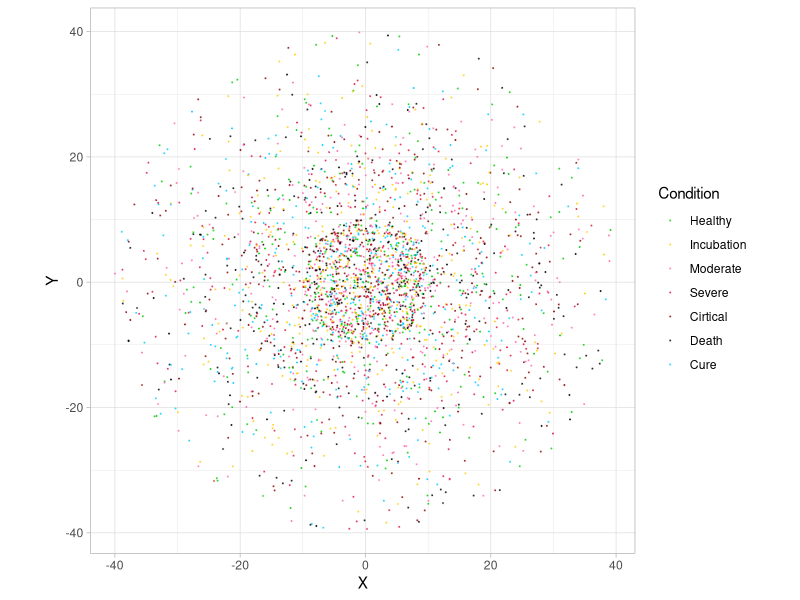
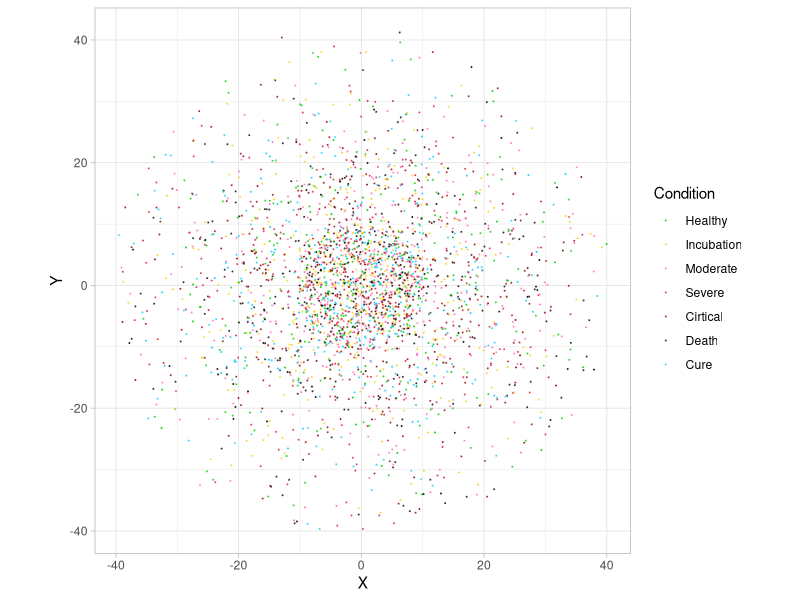
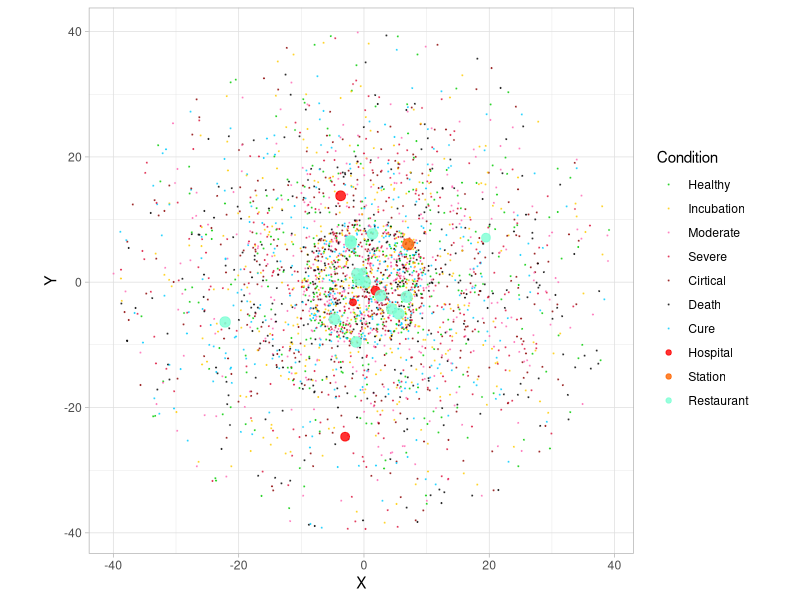

The R source for these figures, in order:
## ---- chunk 1
knitr::opts_chunk$set(echo = TRUE)
## ---- chunk 2
library(tidyverse)
library(ggplot2)
library(gganimate)
library(magick)
library(proxy)

my_theme = theme_light() + theme(plot.title = element_text(hjust = 0.5), plot.subtitle = element_text(hjust = 0.5))
## ---- chunk 3
# N: Total number of points
# R: A vector of radius
# P: A vector of the proportion of points in each ring area
# Time: The number of days (running times)
# pc: Probability of being infected
# transform_probability: A data frame contains the probability of symptom changes
# speed: A vector of movement speed of points with different symptoms
# Num_public: A number indicates the number of public places
# Hospital_capacity: A decimal indicates the ratio of hospital capacity


N = 3000
# R need to be decreasing
R = c(40,30,20,10)
# P should be the value corresponding to R
P = c(1,2,3,4)
Times = 60
pc = 0.1
transform_probability = data.frame(ease = c(0.2,0.15,0.1), worsen = c(0.3,0.5,0.8))
rownames(transform_probability) = 3:5
speed = c(1, 1, 0.9, 0.6, 0.2, 0, 1)
Num_public = 20
Hospital_capacity = 0.01
## ---- chunk 4
calculate_alpha = function(N, R, P, c){
  # N: Total number of points
  # R: A vector of radius
  # P: A vector of the proportion of points in each ring area
  # c: Correction coefficient
  
  L = length(R)
  population = P/sum(P)*N
  S = R^2
  area = S - c(S[2:L],0)
  density = population/area
  ratio = density / c(0, density[1:(L-1)])
  alpha = 1/ratio*c
  
  return(alpha)
}
## ---- chunk 5
# alpha: A vector of probability of being able to get out of the wall

# alpha should be the value corresponding to R
# This 1.25 is calculate by whole_data when only calculate step 1 to 4
# To let the number of points in each ring after 300 runnings is still the same 
alpha = calculate_alpha(N, R, P, 1.25)
## ---- chunk 6
random_point_circle = function(R, N, x_center = 0, y_center = 0){
  # R: Radiu
  # N: Number of points
  
  if(length(R) != 1)
    stop('Length of R is not 1 in random_point_circle!')
  if(length(N) != 1)
    stop('Length of N is not 1 in random_point_circle!')
  if(N == 0)
    return(data.frame(X = NULL, Y = NULL))
  
  U = runif(N, 0, R^2)
  A = runif(N, 0 ,2*pi)
  X = sqrt(U)*cos(A) + x_center
  Y = sqrt(U)*sin(A) + y_center
  return(data.frame(X = X, Y = Y))
}
## ---- chunk 7
intialize_points = function(N, R, P){
  # N: Total number of points
  # R: A vector of radius
  # P: A vector of the proportion of points in each ring area
  
  if(length(N) != 1)
    stop('Length of N is not 1 in intialize_points!')
  if(length(R) != length(P))
    stop('R and P have different length in intialize_points!')
  if(length(R) == 0)
    stop('Length of R is 0 in intialize_points!')
  
  L = length(R)
  S = R^2
  
  S = S/sum(S)
  P = P/sum(P)
  
  if(mean(P/S == sort(P/S)) != 1)
    stop('The proportion of area is not increasing in intialize_points!')
  
  data = data.frame(X = NULL, Y = NULL)
  
  number_of_points = rep(0, L)
  for(i in 1:L){
    total_area = S[i]
    if(i == L){
      current_area = S[i]
    } else{
      current_area = S[i]-S[i+1]
    }
    need_points = P[i]*N - number_of_points[i]
    generate_points = round(need_points / current_area * total_area)
    data = rbind(data, random_point_circle(R[i],  generate_points))
    if(i == L){
      number_of_points[L] = number_of_points[L] + generate_points 
    } else{
      number_of_points[i:L] = number_of_points[i:L] + round((S[i:L] - c(S[(i+1):L],0)) / total_area * generate_points)
    }

  }
  
  return(list(data, number_of_points))
}
## ---- chunk 8
intialize = intialize_points(N, R, P)
data = intialize[[1]]
# To check if the number of data is right
number_of_points = intialize[[2]]
number_of_points
P/sum(P)*N
## ---- chunk 9
# To check the number of data in each ring
check_data = data %>% mutate(Radiu = sqrt(X^2+Y^2))
check_data %>% filter(Radiu<R[1]) %>% nrow()
check_data %>% filter(Radiu<R[2]) %>% nrow()
check_data %>% filter(Radiu<R[3]) %>% nrow()
check_data %>% filter(Radiu<R[4]) %>% nrow()
## ---- chunk 10
plot_points = function(data, condition){
  # data: A Data frame contains X and Y in first 2 column
  # condition: A vector contains 7 factors of illness
  
  c = colnames(data)
  if(c[1] != 'X' | c[2] != 'Y')
    stop('Wrong name in data in plot_points!')
  
  if(nrow(data) != length(condition %>% unlist))
    stop('Wrong nrow of condition in plot_points!')
  
  t = tibble(X = data$X, Y = data$Y, condition = factor(condition, levels = 1:7))
  g = t %>%
    ggplot(aes(x = X, y = Y, color = condition)) + 
    geom_point(size = 0.1, alpha = 0.6) + 
    scale_color_manual(values = c('#00CC00', '#FFCC00', '#FF69B4', '#DC143C', '#8B0000', '#000000', '#00CCFF'), labels = c('Healthy', 'Incubation', 'Moderate', 'Severe', 'Cirtical', 'Death', 'Cure'), name = 'Condition') + 
    coord_fixed() + 
    my_theme
  g
}
## ---- chunk 11
# Condition meaning and color
# 1: Healthy, '#00CC00', Electric Green
# 2: Incubation period, '#FFCC00', Tangerine Yellow
# 3: Moderate, '#FF69B4', Hot Pink
# 4: Severe, '#DC143C', Crimson
# 5: Cirtical, '#8B0000', Dark Red
# 6: Death, '#000000', Black
# 7: Cure, '#00CCFF', Deep Sky Blue

test_condition = sample(1:7, N, replace = TRUE) 
plot_points(data, test_condition)
## ---- chunk 12
random_walk = function(data, v){
  # data: A Data frame contains X and Y in first 2 column
  # v: A vector contains the speed of points
  
  N = nrow(data)
  if(N != length(v %>% unlist))
    stop('Wrong nrow of v in Random_Walk!')
  
  distance = rnorm(N, v, sd = v/1.5)
  distance[distance < 0] = 0
  
  A = runif(N, 0 ,2*pi)
  data$X = data$X + distance * cos(A)
  data$Y = data$Y + distance * sin(A)
  
  return(data)
}
## ---- chunk 13
v = rnorm(N, 1, 0.5)
v[v < 0] = 0
new_data = random_walk(data, v)
plot_points(new_data, test_condition)
## ---- chunk 14
through_wall = function(last_data, new_data, R, alpha){
  # last_data: A data frame contains X and Y which is last position
  # new_data: A data frame contains X and Y which is new position
  # R: A vector of radius
  # alpha: A vector of probability of being able to get out of the wall
  
  last_R = sqrt(last_data$X^2 + last_data$Y^2)
  new_R = sqrt(new_data$X^2 + new_data$Y^2)
  
  R0 = c(Inf, R, 0)
  last_R0 = cut(last_R, breaks = R0, labels = (length(R)+1):1) %>% as.numeric()
  new_R0 = cut(new_R, breaks = R0, labels = (length(R)+1):1) %>% as.numeric()
  
  # wall_level: for example, R = c(40,30,20,10)
  # 1. R<10
  # 2. 10<R<20
  # 3. 20<R<30
  # 4. 30<R<40
  # 5. R>40
  
  index = which(last_R0 < new_R0)
  wall_level = last_R0[index]
  
  # To make sure alpha[1] is the wall_level 1's probability
  alpha0 = rev(alpha)
  alpha_all = alpha0[wall_level]
  
  U = runif(length(index), 0 ,1)
  
  index_run = which(U > alpha_all)
  wall_level_run = wall_level[index_run]
  index_run = index[index_run]
  
  distance = new_data[index_run,c('X', 'Y')] - last_data[index_run,c('X', 'Y')]
  distance = sqrt(distance$X^2 + distance$Y^2)
  
  R1 = last_R[index_run]
  R2 = new_R[index_run]
  rest_distance = distance/(R1+R2)*R2
  
  ratio = (1-2*rest_distance/new_R[index_run])
  ratio = ifelse(ratio < -0.5, -0.5, ratio)
  
  new_data[index_run,] = new_data[index_run,] * ratio
  
  return(new_data)
}
## ---- chunk 15
initialize_infector = function(condition, n){
  # condition: A data frame contains the condition of points, from 1 to 7, and duration.
  # n : Number of infectors in first day
  
  index = sample(1:nrow(condition), n, replace = FALSE)
  condition[index, 1] = 2
  
  return(condition)
}
## ---- chunk 16
pairwise_dist = function(data1, data2){
  # data1: A data frame contains X and Y which is the position
  # data2: A data frame contains X and Y which is the position
  
  Dist_matrix = as.matrix(proxy::dist(data1, data2))
  
  return(Dist_matrix)
}
## ---- chunk 17
infection = function(data, v, condition){
  # data: A data frame contains X and Y which is the position
  # v: A vector contains the speed of points
  # condition: A data frame contains the condition of points, from 1 to 7, and duration.

  incubation_infection = ifelse(condition$duration > 3, 1, 0)
  incubation_index = which(condition$condition == 2)
  
  # Condition infection speed
  # 1: Healthy, 0
  # 2: Incubation period, 1 if duration > 3, 0 else
  # 3: Moderate, 1
  # 4: Severe, 1.5
  # 5: Cirtical, 2
  # 6: Death, 0
  # 7: Cure, 0
  
  infection_speed = sapply(condition$condition, function(x) switch(x, '1' = 0,'2' = 1, '3' = 1, '4' = 1.5, '5' = 2, '6' = 0, '7' =  0))
  infection_speed[incubation_index] = infection_speed[incubation_index] * incubation_infection[incubation_index]
  
  infection_index = which(infection_speed > 0)
  infection_length = length(infection_index)
  canbe_infected_index = which(condition$condition == 1)
  canbe_infected_length = length(canbe_infected_index)
  
  if(infection_length == 0)
    return(condition)
  
  distance = pairwise_dist(data[infection_index,], data[canbe_infected_index,])
  
  infection_change = function(condition2, r = 1, pc){
    
    infection_radius = v[infection_index] * infection_speed[infection_index] * r
    infection_radius = matrix(rep(infection_radius, canbe_infected_length), nr = infection_length)
    
    possible_infection = which(distance<infection_radius, arr.ind = TRUE)
    possible_infection = possible_infection[,2] %>% unique()
  
    U = runif(length(possible_infection), 0, 1)
  
    confirmed_infection = possible_infection[U < pc]
    confirmed_infection = colnames(distance)[confirmed_infection] %>% as.numeric()
    
    condition2[confirmed_infection, ] = data.frame(condition = 2, duration = 0)
    
    return(condition2)
  }
  
  condition = infection_change(condition, 1, pc)
  condition = infection_change(condition, 2, pc/4)
  
  return(condition)
}
## ---- chunk 18
symptom_change = function(condition, v, new_condition, new_v, now, ease, worsen, nochange_day = 3){
  index = which(condition$condition == now & condition$duration > nochange_day)
  l = length(index)
  
  U = runif(l, 0 ,1)
  ease_index = index[U < transform_probability[as.character(now),1]]
  worsen_index = index[U > 1-transform_probability[as.character(now),2]]
    
  new_condition[ease_index,] = data.frame(condition = ease, duration = 0)
  new_condition[worsen_index,] = data.frame(condition = worsen, duration = 0)
  new_v[ease_index] = v[ease_index] * speed[ease]/speed[now]
  new_v[worsen_index] = v[worsen_index] * speed[worsen]/speed[now]
    
  return(list(new_condition, new_v))
}
## ---- chunk 19
condition_change = function(condition, v, transform_probability, speed){
  # condition: A data frame contains the condition of points, from 1 to 7, and duration.
  # v: A vector contains the speed of points
  # transform_probability: A data frame contains the probability of symptom changes
  # speed: A vector of movement speed of points with different symptoms
  
  new_condition = condition
  new_v = v
  
  # End of incubation period, condition 2->3
  incubation_index = which(condition$condition == 2)
  incubation_length = length(incubation_index)
  
  U = rnorm(incubation_length, 7, 2)
  symptom_date = ifelse(U < 3 ,3, U)
  symptom_index = incubation_index[condition$duration[incubation_index] > symptom_date]
  
  new_condition[symptom_index,] = data.frame(condition = 3, duration = 0)
  new_v[symptom_index] = v[symptom_index] * speed[3]/speed[2]
  
  # End of a symptom period, condition 3,4,5 -> (7,4) (3,5) (4,6)
  temp = symptom_change(condition, v, new_condition, new_v, 3, 7, 4)
  new_condition = temp[[1]]
  new_v = temp[[2]]
  
  temp = symptom_change(condition, v, new_condition, new_v, 4, 3, 5)
  new_condition = temp[[1]]
  new_v = temp[[2]]
  
  temp = symptom_change(condition, v, new_condition, new_v, 5, 6, 4)
  new_condition = temp[[1]]
  new_v = temp[[2]]
  
  return(list(new_condition, new_v))
}
## ---- chunk 20
random_public_place = function(R, class, capacity, x_center = 0, y_center = 0){
  # R: Radiu
  # class: A number indicates the category of public_place
  # capacity: A number indicates the number of maximum points in this place
  
  if(length(R) != 1)
    stop('Length of R is not 1 in random_public_place!')
  if(!class %in% 1:3)
    stop('Class is not right in random_public_place!')
  if(capacity <= 0)
    stop('Capacity is not right in random_public_place!')
  
  # class:
  # 1: Hospital, To increase the probability of healing
  # 2: Train Station: To let people leave and come
  # 3: Restaurant/School/Supermarket: Crowded locations
  
  A = runif(1, 0 ,2*pi)
  X = R*cos(A) + x_center
  Y = R*sin(A) + y_center
  return(data.frame(X = X, Y = Y, Class = class, Capacity = capacity))
}
## ---- chunk 21
intialize_public_place = function(R, P, N, Num_public,Hospital_capacity){
  # N: Total number of points
  # R: A vector of radius
  # P: A vector of the proportion of points in each ring area
  # Num_public: A number indicates the number of public places
  # Hospital_capacity: A decimal indicates the ratio of hospital capacity
  
  if(Num_public < 2)
    stop('The number of public place is too less in intialize_public_place!')
  if(Hospital_capacity > 1 | Hospital_capacity < 0)
    stop('The capacity of hospital is wrong in intialize_public_place!')
  
  data_public = data.frame(X = NULL, Y = NULL, Class = NULL, Capacity = NULL)
  
  L = length(R)
  population = P/sum(P)*N
  S = R^2
  area = S - c(S[2:L],0)
  density = population/area
  density = density/sum(density)
  density_cumsum = c(0, cumsum(density))
  
  U = runif(1, 0, 1)
  data_station = random_public_place(R[L]*U, 2, N/100)
  data_public = rbind(data_public, data_station)
  
  num_hospital = ceiling((Num_public-1)/5)
  num_school = Num_public - 1 - num_hospital
  
  build_public = function(class2, capacity2, num2){
    
    data_public2 = data.frame(X = NULL, Y = NULL, Class = NULL, Capacity = NULL)
    
    capacity_hospital_num = capacity2/num2
    capacity_hospital_num = rnorm(num2, capacity_hospital_num, capacity_hospital_num/3)
    capacity_hospital_num[capacity_hospital_num<1] = 1
    capacity_hospital_num = round(capacity_hospital_num)
    
    U = runif(num2, 0 ,1)
    pos_hospital = sapply(U, function(x) mean(x>density_cumsum)*(L+1))
    
    U = runif(num2, 0 ,1)
    for(i in 1:num2){
      R0 = c(R, 0)
      R_i = (R0[pos_hospital[i]] - R0[pos_hospital[i]+1])*U[i] + R0[pos_hospital[i]+1]
      data_hospital = random_public_place(R_i, class2, capacity_hospital_num[i])
      data_public2 = rbind(data_public2, data_hospital)
    }
    return(data_public2)
  }
  
  data_hospital = build_public(1, N*Hospital_capacity, num_hospital)
  data_school = build_public(3, N*Hospital_capacity*10, num_school)
  
  data_public = rbind(data_public, data_hospital)
  data_public = rbind(data_public, data_school)
  
  return(data_public)
}
## ---- chunk 22
plot_points = function(data, condition, data_public){
  # data: A data frame contains X and Y in first 2 column
  # condition: A vector contains 7 factors of illness
  # data_public: A data frame contains X, Y, class and condition.
  
  c = colnames(data)
  if(c[1] != 'X' | c[2] != 'Y')
    stop('Wrong name in data in plot_points!')
  
  if(nrow(data) != length(condition %>% unlist))
    stop('Wrong nrow of condition in plot_points!')
  
  data_public$Class = factor(data_public$Class, levels = 1:3, labels = c('Hospital', 'Station', 'Restaurant'))
  
  t = tibble(X = data$X, Y = data$Y, condition = factor(condition, levels = 1:7))
  g = t %>%
    ggplot(aes(x = X, y = Y, color = condition)) + 
    geom_point(size = 0.1, alpha = 0.6) + 
    geom_point(data = data_public, aes(x = X, y = Y, size = log(Capacity)/4, color = Class), alpha = 0.8) + 
    scale_color_manual(values = c('1' = '#00CC00', '2' = '#FFCC00', '3' = '#FF69B4', '4' = '#DC143C', '5' = '#8B0000', '6' = '#000000', '7' = '#00CCFF', 'Hospital' = '#FF0000', 'Station' = '#FF6600', 'Restaurant' = '#7FFFD4'), labels = c('Healthy', 'Incubation', 'Moderate', 'Severe', 'Cirtical', 'Death', 'Cure', 'Hospital', 'Station', 'Restaurant'), name = 'Condition') +
    scale_size(range = c(2,3.5), name = 'Capacity', guide = FALSE) + 
    coord_fixed() + 
    my_theme
  g
}
## ---- chunk 23
# Condition meaning and color
# 1: Healthy, '#00CC00', Electric Green
# 2: Incubation period, '#FFCC00', Tangerine Yellow
# 3: Moderate, '#FF69B4', Hot Pink
# 4: Severe, '#DC143C', Crimson
# 5: Cirtical, '#8B0000', Dark Red
# 6: Death, '#000000', Black
# 7: Cure, '#00CCFF', Deep Sky Blue
# Hospital, '#FF0000', Red
# Station, '#FF6600', Safety Orange
# Restaurant, '#7FFFD4', Aquamarine


data_public = intialize_public_place(R, P, N, Num_public,Hospital_capacity)
plot_points(data, test_condition, data_public)
## ---- chunk 24
simulation_points = function(N, R, P, Times){
  # N: Total number of points
  # R: A vector of radius
  # P: A vector of the proportion of points in each ring area
  # Time: The number of days (running times)
  
  Start_time = Sys.time()
  
  whole_data = data.frame(X = NULL, Y = NULL, Condition = NULL, Time = NULL)
  # Step 1
  intialize = intialize_points(N, R, P)
  data = intialize[[1]]
  # Step 5
  condition = data.frame(condition = rep(1, N), duration = rep(0, N))
  condition = initialize_infector(condition, 5)
  
  whole_data = rbind(whole_data, cbind(data, Condition = condition$condition, Time = rep(0, N)))
  
  v = rnorm(N, 2, 0.8)
  v[v < 0] = 0
  
  # If change nrow of data, need to change nrow of condition
  for(t in 1:Times){
    condition$duration = condition$duration + 1
    # Step 3
    new_data = random_walk(data, v)
    # Step 4
    new_data = through_wall(data, new_data, R, alpha)
    # Step 5
    condition = infection(new_data, v, condition)
    # Step 6
    temp = condition_change(condition, v, transform_probability, speed)
    condition = temp[[1]]
    v = temp[[2]]
    
    whole_data = rbind(whole_data, cbind(new_data, Condition = condition$condition, Time = rep(t, nrow(data))))
    data = new_data
  }
  
  End_time = Sys.time()
  
  check_data = data %>% mutate(Radiu = sqrt(X^2+Y^2))
  c1 = check_data %>% filter(Radiu<R[1]) %>% nrow()
  c2 = check_data %>% filter(Radiu<R[2]) %>% nrow()
  c3 = check_data %>% filter(Radiu<R[3]) %>% nrow()
  c4 = check_data %>% filter(Radiu<R[4]) %>% nrow()
  cat('Running times:',t, 'Population:', c1, c2, c3, c4, '\nUsed time: ')
  print(End_time-Start_time)
  cat('\n')
  
  return(whole_data)
}
## ---- chunk 25
whole_data = simulation_points(N, R, P, Times)
## ---- chunk 26
generate_gif = function(whole_data, data_public){
  # whole_data: A data.frame contains X, Y, Condition and Time
  # data_public: A data frame contains X, Y, class and condition.
  
  data_public$Class = factor(data_public$Class, levels = 1:3, labels = c('Hospital', 'Station', 'Restaurant'))
  
  p = whole_data %>% 
    ggplot(aes(x = X, y = Y, color = factor(Condition, levels = 1:7), group = 1L)) + 
    geom_point(size = 0.1, alpha = 0.6) + 
    geom_point(data = data_public, aes(x = X, y = Y, size = log(Capacity), color = Class), alpha = 0.8) + 
    scale_color_manual(values = c('1' = '#00CC00', '2' = '#FFCC00', '3' = '#FF69B4', '4' = '#DC143C', '5' = '#8B0000', '6' = '#000000', '7' = '#00CCFF', 'Hospital' = '#FF0000', 'Station' = '#FF6600', 'Restaurant' = '#7FFFD4'), labels = c('Healthy', 'Incubation', 'Moderate', 'Severe', 'Cirtical', 'Death', 'Cure', 'Hospital', 'Station', 'Restaurant'), name = 'Condition') +  
    scale_size(range = c(2,3.5), name = 'Capacity', guide = FALSE) + 
    coord_fixed() + 
    transition_time(Time) + 
    ease_aes('linear') + 
    my_theme
  
  image <- animate(p)
  image_write(image, "output.gif")
}

## ---- chunk 27
generate_gif(whole_data, data_public)
